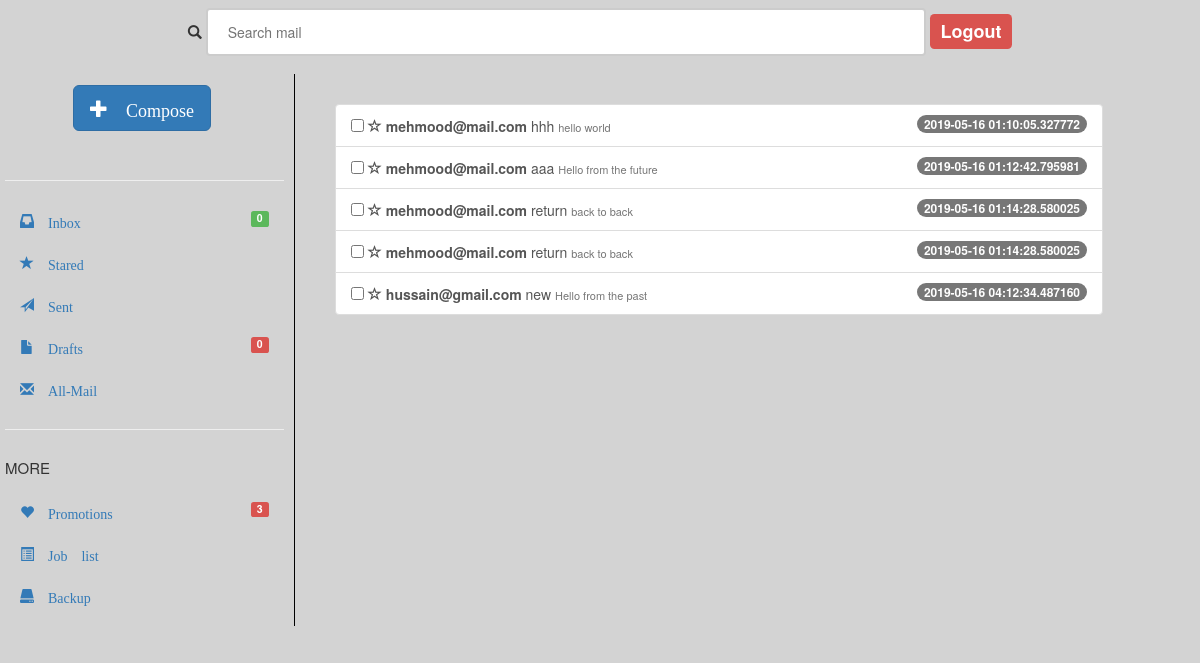
/mails (signed in), run on the app's committed database.
### database.py (models this page shows, shortened)
class Email(Base):
	__tablename__ = 'emails'
	email_id = Column(Integer, primary_key=True)
	subject = Column(String(100))
	msg = Column(String(1000))
	receiver_email = Column(String(50))
	sender_email = Column(String(50), nullable=False)
	time = Column(DateTime(), nullable=False)

### app.py (the view)
@app.route('/mails',methods=["POST","GET"])
@is_logged_in
def mails():
	user = session['username']
	results = None
	if request.method=="POST":
		insertion()
	else:
		results = db.session.query(Email).filter_by(sender_email=user).all()
		temp =  db.session.query(Email).filter_by(receiver_email=user).all()
		for i in temp:
			results.append(i)
	return render_template("mails.html", results=results)

### app.py (called while the page is built)
def is_logged_in(f):
	@wraps(f)
	def wrap(*args, **kwargs):
		if "logged_in" in session:
			return f(*args, **kwargs)
		else:
			flash("Unauthorized, Please login", "danger")
			return redirect(url_for("login"))
	return wrap

### templates/mails.html (shortened to what this page needs)
{% extends "layout.html" %}
{% block body %}
<div class="col inbox col-md-8 pul-right">
    <div class="tab-content">
        <div class="tab-pane fade in active" id="home">
            <div class="list-group">
                {% for result in results %}
                <a href="#" class="list-group-item  testField">
                    <input type="checkbox">
                    <span class="glyphicon glyphicon-star-empty"></span>
                    <strong>
                        <span class="name" style="min-width: 120px; display: inline-block;">{{ result.sender_email }}</span>
                    </strong>
                    <span class=""> {{ result.subject }}</span>
                    <span class="text-muted" style="font-size: 11px;">{{ result.msg }}</span>
                    <span class="badge">{{ result.time }}</span>
                </a>
                {% endfor %}
            </div>
        </div>
    </div>
</div>
{% endblock %}

### templates/layout.html (shortened to what this page needs)
<!DOCTYPE html>
<html>
	<head>
		<link rel="stylesheet" href="https://maxcdn.bootstrapcdn.com/bootstrap/3.3.7/css/bootstrap.min.css">
	</head>
	<body>
		{% include "includes/_sidebar.html" %}
		<div class="container">
		{% block body %}{% endblock %}
			</div>
		</div>
	</body>
</html>

### templates/includes/_sidebar.html
<div align="center">
    <i class="glyphicon glyphicon-search"></i>
    <input type="text"  placeholder="Search mail" />
    <a href="/logout" class="label label-danger" style="font-size: large;"><strong>Logout</strong></a>
</div>
<div class="row">
    <div class="sidebar col col-md-4" align="left">
        <div  align="center" class="compose">
            <button type="button" class="glyphicon glyphicon-plus btn btn-lg btn-primary" data-toggle="modal" data-target="#myModal"> Compose </button>
        </div>
    <hr>
        <ul class="nav nav-pills nav-stacked">
            <li>
                <a href="/inbox">
                    <i class="glyphicon glyphicon-inbox"> Inbox</i> <span class="label label-success pull-right">0</span>
                </a>
            </li>
            <li>
                <a href="/stared">
                    <i class="glyphicon glyphicon-star"> Stared</i>
                </a>
            </li>
            <li>
                <a href="/stared">
                    <i class="glyphicon glyphicon-send"> Sent</i>
                </a>
            </li>
            <li>
                <a href="/draft">
                    <i class="glyphicon glyphicon-file"> Drafts</i> <span class="label label-danger pull-right">0</span>
                </a>
            </li>
            <li>
                <a href="/mails">
                    <i class="glyphicon glyphicon-envelope"> All-Mail</i>
                </a>
            </li>
        </ul>
        <hr>
        <h5 class="nav-email-subtitle">More</h5>
        <ul class="nav nav-pills nav-stacked  ">
            <li>
                <a href="#">
                    <i class="glyphicon glyphicon-heart"> Promotions</i> <span class="label label-danger pull-right">3</span>
                </a>
            </li>
            <li>
                <a href="#">
                    <i class="  glyphicon glyphicon-list-alt"> Job list</i>
                </a>
            </li>
            <li>
                <a href="#">
                    <i class="glyphicon glyphicon-hdd"> Backup</i>
                </a>
            </li>
        </ul>
    </div>

### templates/layout.html (style rules this page uses)
body { background-color: #D3D3D3; }
input[type=text] { width: 60%; padding: 12px 20px; margin: 8px 0; display: inline-block; border: 2px solid #ccc; border-radius: 4px; }
.compose { padding-top: 0px; padding-right: 5px; padding-bottom: 30px; position: relative; }
.sidebar { padding-top: 20px; margin-top: 20px; padding: 10px; margin: 10px; width: 300px; height: 85%; border-right: 1px solid black; }
.inbox { padding-top: 20px; margin-top: 20px; padding-left: 15px; margin-left: 15px; width: 70%; height: 80%; }
.nav-email-subtitle { font-size: 15px; text-transform: uppercase; color: #333; margin-bottom: 15px; margin-top: 30px; }

### data on the page
Email: sender_email "mehmood@mail.com", subject "hhh", msg "hello world", time "2019-05-16 01:10:05.327772"
Email: sender_email "mehmood@mail.com", subject "aaa", msg "Hello from the future", time "2019-05-16 01:12:42.795981"
Email: sender_email "mehmood@mail.com", subject "return", msg "back to back", time "2019-05-16 01:14:28.580025"
Email: sender_email "hussain@gmail.com", subject "new", msg "Hello from the past", time "2019-05-16 04:12:34.487160"
